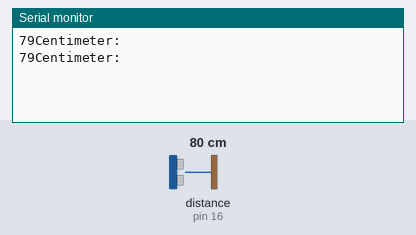
The sketch below on a simulated Arduino Uno, built with avr-gcc and run on an emulated ATmega328P. Parts: the last lines printed to the serial monitor. Wiring (inferred from the names in the program): ultrasonic range finder: trigger pin 17; echo pin 16. Inputs (shaded band) come from the test bench; at power-on: distance to the obstacle (sensor on pin 16) 80 cm. The echo pulse lasts 58.3 µs per cm.

Above: at 1.8 s.
1.9 s: distance to the obstacle (sensor on pin 16) set to 2 cm
At 2.7 s:
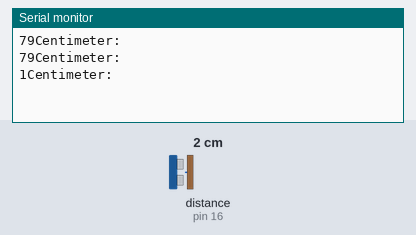
3.4 s: distance to the obstacle (sensor on pin 16) set to 4 cm
At 4.8 s:
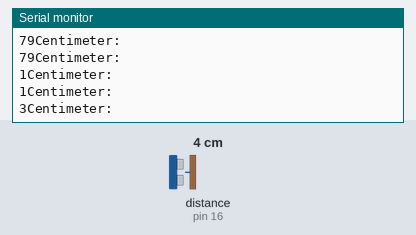
Timing chart, 0 to 6.4 s (numbered marks = the images above; inputs shaded):
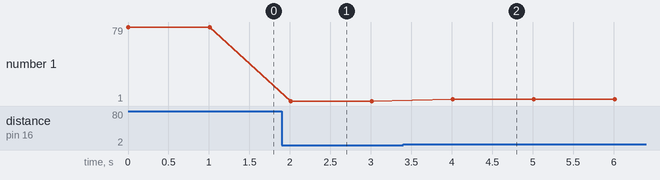

Measured:
- after the input at 1.9 s, the serial monitor: prints a new line after 0.11 s (image 1)
- after the input at 3.4 s, the serial monitor: prints a new line after 0.61 s (image 2)
- plotted number 1: 79 → 1 after the input at 1.9 s, 1 → 3 after the input at 3.4 s

The sketch:

PING_Sensor.ino
```cpp
/*
********************************************
14CORE ULTRASONIC DISTANCE SENSOR CODE TEST
********************************************
*/
#define TRIGGER 17
#define ECHO    16

// NodeMCU Pin D1 > TRIGGER | Pin D2 > ECHO

void setup() {

  Serial.begin (9600);
  pinMode(TRIGGER, OUTPUT);
  pinMode(ECHO, INPUT);
//  pinMode(BUILTIN_LED, OUTPUT);
}

void loop() {

  long duration, distance;
  digitalWrite(TRIGGER, LOW);
  delayMicroseconds(2);

  digitalWrite(TRIGGER, HIGH);
  delayMicroseconds(10);

  digitalWrite(TRIGGER, LOW);
  duration = pulseIn(ECHO, HIGH);
  distance = (duration/2) / 29.1;

  Serial.print(distance);
  Serial.println("Centimeter:");
  delay(1000);
}
```
